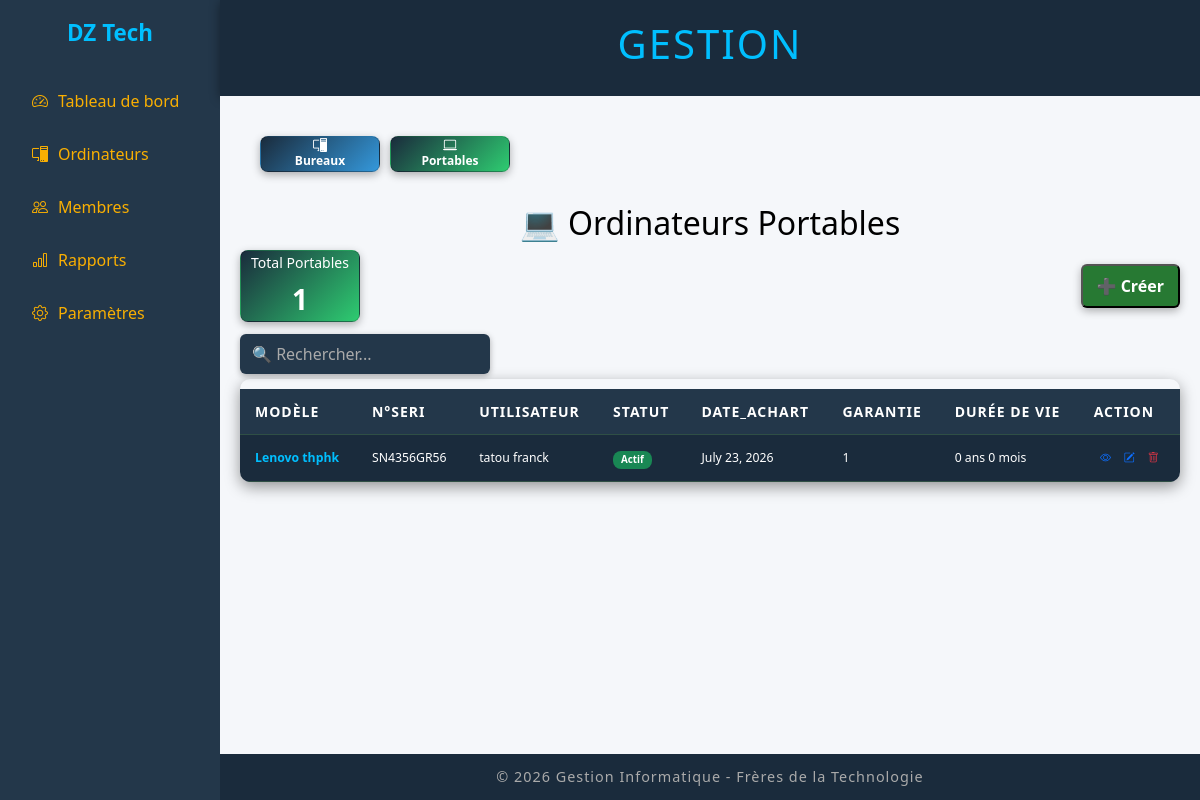
The page /portable/ on the database as committed earlier.
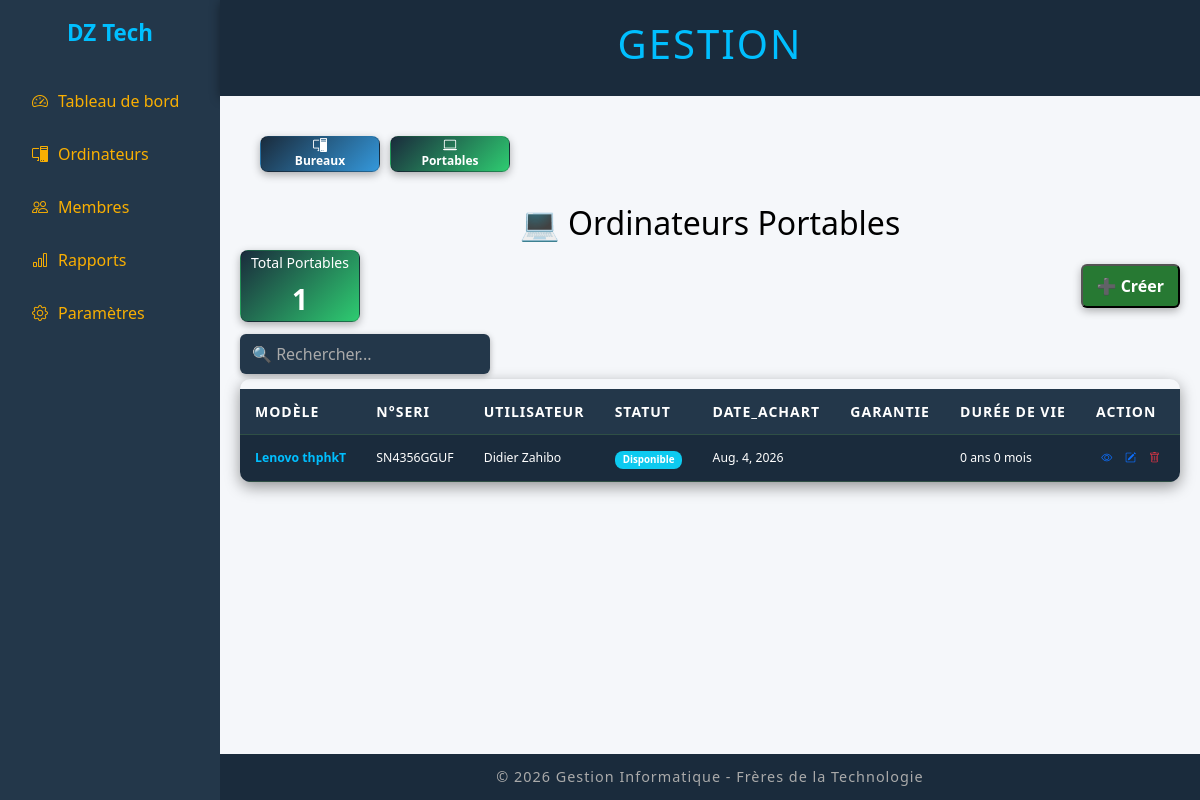
The same page on the database as committed later.
### ordi/models.py (models this page shows, shortened)
class Ordinateur(models.Model):
    TYPE_CHOICES = [
        ("Bureau", "Bureau"),
        ("Portable", "Portable"),
    ]
    type = models.CharField(max_length=20, choices=TYPE_CHOICES)
    modele = models.CharField(max_length=100)
    designation = models.CharField(max_length=100)
    numero = models.CharField(max_length=100, unique=True)
    utilisateur = models.ForeignKey(Employe, on_delete=models.SET_NULL, null=True, blank=True)
    statut = models.CharField(max_length=50, choices=[
        ("Actif", "Actif"),
        ("Disponible", "Disponible"),
        ("En maintenance", "En maintenance"),
        ("Hord service", "Hord service"),
    ])
    date_achat = models.DateField(null=True, blank=True)
    garantie = models.CharField(max_length=50, null=True, blank=True)
    @property
    def duree_vie(self):
        if self.date_achat:
            delta = date.today() - self.date_achat
            annees = delta.days // 365
            mois = (delta.days % 365) // 30
            return f"{annees} ans {mois} mois"
        return "-"

class Employe(models.Model):
    prenom = models.CharField(max_length=100)
    nom = models.CharField(max_length=100)
    email = models.EmailField(unique=True)
    poste = models.CharField(max_length=100)
    statut = models.CharField(max_length=50, default="Actif")
    date_embauche = models.DateField(default=date.today)
    def __str__(self):
        return f"{self.prenom} {self.nom}"

### ordi/views.py (the view, shortened to what this page needs)
# urls.py: path("portable/", views.portable, name="portable"),
def portable(request):
    portables = Ordinateur.objects.filter(type="Portable")
    employes = Employe.objects.all()
    return render(request, "portable.html", {"portables": portables, "employes": employes})

### gesionordi/templates/portable.html (shortened to what this page needs)
{% extends "base.html" %}
{% block content %}
<section class="cards-row small">
  <div class="cards small">
    <div class="card blue bi bi-pc-display">
      <a href="{% url 'bureau' %}">Bureaux</a>
    </div>
    <div class="card green bi bi-laptop">
      <a href="{% url 'portable' %}">Portables</a>
    </div>
  </div>
</section>
<h2 style="text-align: center;">💻 Ordinateurs Portables</h2>
<section class="cards-row">
  <div class="card green">Total Portables<br><span>{{ portables|length }}</span></div>
<div class="actions">
  <button class="btn-create" onclick="openModal()">➕ Créer</button>
</div>
</section>
  <input type="text" id="searchPortable" placeholder="🔍 Rechercher..." class="search-input">
<div class="table-wrapper">
  <table id="portableTable">
    <thead>
      <tr class="small">
        <th>Modèle</th>
        <th>N°seri</th>
        <th>Utilisateur</th>
        <th>Statut</th>
        <th>Date_Achart</th>
        <th>Garantie</th>
        <th>Durée de Vie</th>
        <th>Action</th>
      </tr>
    </thead>
    <tbody>
        {% for pc in portables %}
         <tr class="small">
        <td class="small">{{ pc.modele }}</td>
        <td class="small">{{ pc.numero }}</td>
        <td class="small">{{ pc.utilisateur }}</td>
        <td>
            {% if pc.statut == "Actif" %}
              <span class="badge bg-success">Actif</span>
            {% elif pc.statut == "Disponible" %}
              <span class="badge bg-info">Disponible</span>
            {% elif pc.statut == "En maintenance" %}
              <span class="badge bg-danger">En maintenance</span>
            {% else %}
              <span class="badge bg-secondary">{{ pc.statut }}</span>
            {% endif %}
        </td>
        <td class="small">{{ pc.date_achat }}</td>
        <td class="small">{{ pc.garantie }}</td>
        <td class="small">{{ pc.duree_vie }}</td>
        <td class="actions small">
          <a href="javascript:void(0)"
            class="btn-action small"
            title="Détails"
            onclick="openDetailModal('{{ pc.type }}','{{ pc.modele }}','{{ pc.designation }}',
            '{{ pc.numero }}','{{ pc.utilisateur }}','{{ pc.statut }}','{{ pc.date_achat }}',
            '{{ pc.garantie }}','{{ pc.duree_vie }}')">
            <i class="bi bi-eye"></i>
          </a>
          <a href="javascript:void(0)"
            class="btn-action small"
            title="Modifier"
            onclick="openEditModal('{{ pc.id }}','{{ pc.type }}','{{ pc.modele }}',
            '{{ pc.designation }}','{{ pc.numero }}','{{ pc.utilisateur }}',
            '{{ pc.statut }}','{{ pc.date_achat|date:'Y-m-d'}}','{{ pc.garantie }}',
            '{{ pc.duree_vie }}')">
            <i class="bi bi-pencil-square"></i>
          </a>
         <a href="javascript:void(0)"
            class="btn-action small text-danger"
            title="Supprimer"
            onclick="openDeleteModal('{% url 'supprimer_pc' pc.id %}')">
            <i class="bi bi-trash"></i>
          </a>
        </td>
      </tr>
        {% endfor %}
     </tbody>
  </table>
</div>
{% endblock %}

Rows that differ between the two databases and show on the page:
no longer on this page (row edited): Ordinateur: modele "Lenovo thphk", numero "SN4356GR56", utilisateur "tatou franck", statut "Actif", date_achat "July 23, 2026", garantie "1", duree_vie "0 ans 0 mois"
added Ordinateur: modele "Lenovo thphkT", numero "SN4356GGUF", utilisateur "Didier Zahibo", statut "Disponible", date_achat "Aug. 4, 2026", duree_vie "0 ans 0 mois"
